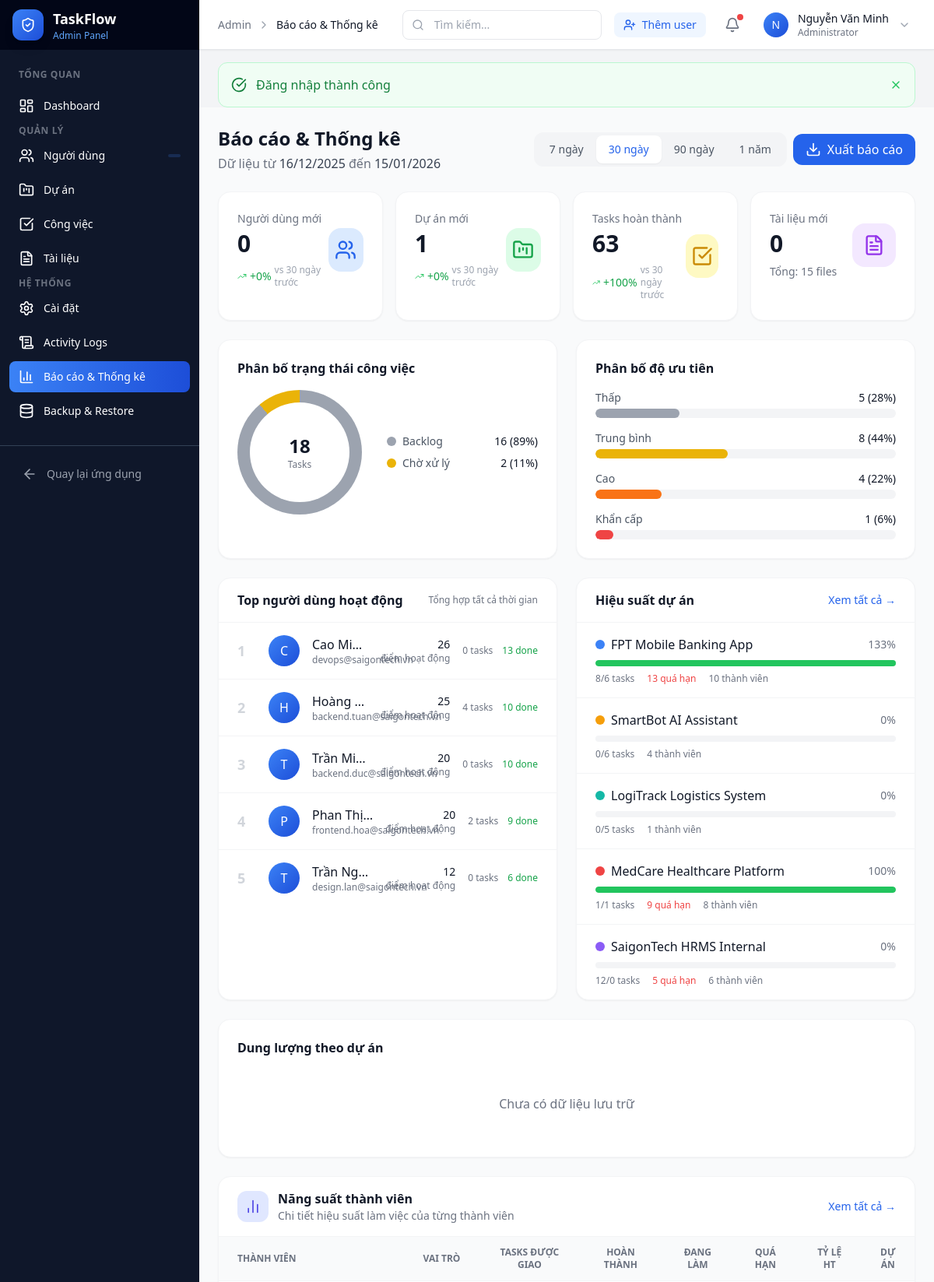
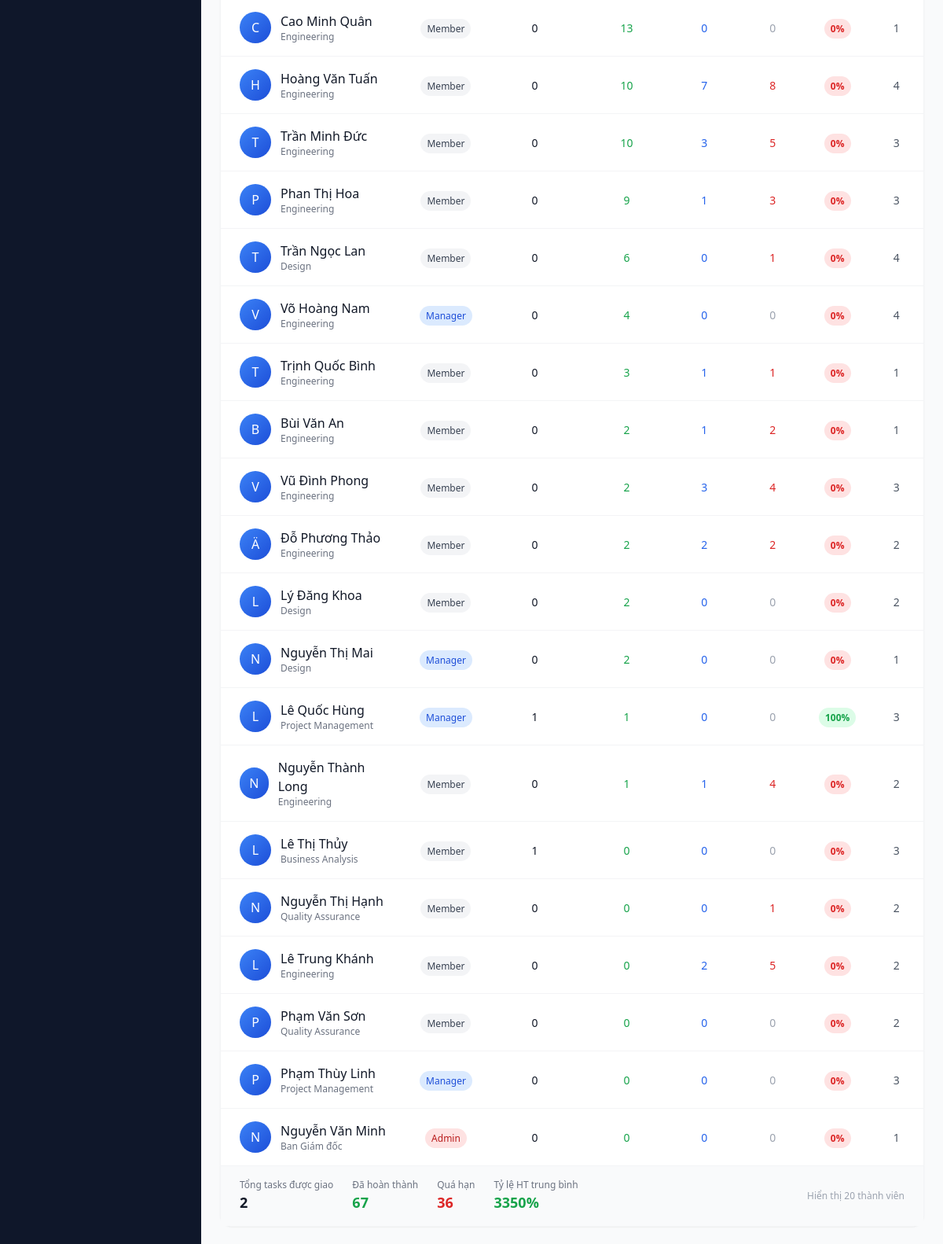
/admin/reports.php (signed in, upper part), run on the app's committed database (2 pictures, top to bottom).
### tables this page shows
CREATE TABLE `users` (
    `id` VARCHAR(36) PRIMARY KEY DEFAULT (UUID()),
    `email` VARCHAR(255) NOT NULL UNIQUE,
    `password_hash` VARCHAR(255) NOT NULL,
    `full_name` VARCHAR(100) NOT NULL,
    `avatar_url` VARCHAR(500) NULL,
    `role` ENUM('admin', 'manager', 'member', 'guest') NOT NULL DEFAULT 'member',
    `department` VARCHAR(100) NULL,
    `position` VARCHAR(100) NULL,
    `phone` VARCHAR(20) NULL,
    `is_active` TINYINT(1) NOT NULL DEFAULT 1,
    `email_verified_at` DATETIME NULL,
    `remember_token` VARCHAR(64) NULL,
    `remember_token_expiry` DATETIME NULL,
    `reset_token` VARCHAR(64) NULL,
    `reset_token_expiry` DATETIME NULL,
    `last_login_at` DATETIME NULL,
    `created_at` DATETIME DEFAULT CURRENT_TIMESTAMP,
    `updated_at` DATETIME DEFAULT CURRENT_TIMESTAMP ON UPDATE CURRENT_TIMESTAMP,
    
    INDEX `idx_users_email` (`email`),
    INDEX `idx_users_role` (`role`),
    INDEX `idx_users_is_active` (`is_active`),
    INDEX `idx_users_department` (`department`)
);

CREATE TABLE `projects` (
    `id` VARCHAR(36) PRIMARY KEY DEFAULT (UUID()),
    `name` VARCHAR(200) NOT NULL,
    `description` TEXT NULL,
    `color` VARCHAR(7) NOT NULL DEFAULT '#6366f1',
    `icon` VARCHAR(50) NULL DEFAULT 'folder',
    `status` ENUM('planning', 'active', 'on_hold', 'completed', 'cancelled') NOT NULL DEFAULT 'planning',
    `priority` ENUM('low', 'medium', 'high', 'urgent') NOT NULL DEFAULT 'medium',
    `progress` TINYINT UNSIGNED NOT NULL DEFAULT 0,
    `start_date` DATE NULL,
    `end_date` DATE NULL,
    `budget` DECIMAL(15, 2) NULL,
    `created_by` VARCHAR(36) NULL,
    `created_at` DATETIME DEFAULT CURRENT_TIMESTAMP,
    `updated_at` DATETIME DEFAULT CURRENT_TIMESTAMP ON UPDATE CURRENT_TIMESTAMP,
    
    CONSTRAINT `fk_projects_created_by` FOREIGN KEY (`created_by`) 
        REFERENCES `users`(`id`) ON DELETE SET NULL,
    
    INDEX `idx_projects_status` (`status`),
    INDEX `idx_projects_priority` (`priority`),
    INDEX `idx_projects_created_by` (`created_by`),
    INDEX `idx_projects_dates` (`start_date`, `end_date`)
);

### app/views/admin/reports.php (the view, shortened to what the rows shown need)
<div class="space-y-6">
    <div class="flex flex-col sm:flex-row sm:items-center sm:justify-between gap-4">
        <div>
            <h1 class="text-2xl font-bold text-gray-900">Báo cáo & Thống kê</h1>
        </div>
    </div>
    <div class="grid gap-6 lg:grid-cols-2">
        <div class="bg-white rounded-2xl shadow-sm border border-gray-100">
            <div class="divide-y divide-gray-100">
                <?php if (!empty($topUsers)): ?>
                    <?php foreach (array_slice($topUsers, 0, 5) as $index => $user): ?>
                    <div class="px-6 py-4 flex items-center gap-4">
                        <span class="text-lg font-bold text-gray-300 w-6"><?= $index + 1 ?></span>
                        <div class="h-10 w-10 rounded-full bg-gradient-to-br from-blue-500 to-blue-700 flex items-center justify-center text-white font-medium">
                            <?= strtoupper(substr($user['full_name'], 0, 1)) ?>
                        </div>
                        <div class="flex-1 min-w-0">
                            <p class="font-medium text-gray-900 truncate"><?= View::e($user['full_name']) ?></p>
                            <p class="text-xs text-gray-500"><?= View::e($user['email']) ?></p>
                        </div>
                        <div class="text-right">
                            <p class="text-sm font-medium text-gray-900"><?= number_format($user['activity_score'] ?? 0) ?></p>
                            <p class="text-xs text-gray-500">điểm hoạt động</p>
                        </div>
                        <div class="hidden sm:flex items-center gap-3 text-xs text-gray-500">
                            <span title="Tasks tạo"><?= $user['tasks_created'] ?? 0 ?> tasks</span>
                            <span title="Tasks hoàn thành" class="text-green-600"><?= $user['tasks_completed'] ?? 0 ?> done</span>
                        </div>
                    </div>
                    <?php endforeach; ?>
                <?php else: ?>
                    <div class="px-6 py-8 text-center text-gray-500">Chưa có dữ liệu</div>
                <?php endif; ?>
            </div>
        </div>
        <div class="bg-white rounded-2xl shadow-sm border border-gray-100">
            <div class="divide-y divide-gray-100">
                <?php if (!empty($projectStats)): ?>
                    <?php foreach (array_slice($projectStats, 0, 5) as $project):
                        $completionRate = $project['total_tasks'] > 0
                            ? round(($project['completed_tasks'] / $project['total_tasks']) * 100)
                            : 0;
                    ?>
                    <div class="px-6 py-4">
                        <div class="flex items-center justify-between mb-2">
                            <div class="flex items-center gap-2">
                                <span class="h-3 w-3 rounded-full" style="background-color: <?= $project['color'] ?? '#3b82f6' ?>"></span>
                                <span class="font-medium text-gray-900"><?= View::e($project['name']) ?></span>
                            </div>
                            <span class="text-sm text-gray-500"><?= $completionRate ?>%</span>
                        </div>
                        <div class="h-2 bg-gray-100 rounded-full overflow-hidden">
                            <div class="h-full bg-green-500 rounded-full" style="width: <?= $completionRate ?>%"></div>
                        </div>
                        <div class="flex items-center gap-4 mt-2 text-xs text-gray-500">
                            <span><?= $project['completed_tasks'] ?>/<?= $project['total_tasks'] ?> tasks</span>
                            <?php if ($project['overdue_tasks'] > 0): ?>
                            <span class="text-red-500"><?= $project['overdue_tasks'] ?> quá hạn</span>
                            <?php endif; ?>
                            <span><?= $project['member_count'] ?> thành viên</span>
                        </div>
                    </div>
                    <?php endforeach; ?>
                <?php else: ?>
                    <div class="px-6 py-8 text-center text-gray-500">Chưa có dự án</div>
                <?php endif; ?>
            </div>
        </div>
    </div>
    <div class="bg-white rounded-2xl shadow-sm border border-gray-100">
        <?php if (!empty($memberProductivity)): ?>
        <div class="overflow-x-auto">
            <table class="w-full">
                <thead class="bg-gray-50 border-b border-gray-100">
                    <tr>
                        <th class="px-6 py-3 text-left text-xs font-semibold text-gray-500 uppercase">Thành viên</th>
                        <th class="px-4 py-3 text-center text-xs font-semibold text-gray-500 uppercase">Vai trò</th>
                        <th class="px-4 py-3 text-center text-xs font-semibold text-gray-500 uppercase">Tasks được giao</th>
                        <th class="px-4 py-3 text-center text-xs font-semibold text-gray-500 uppercase">Hoàn thành</th>
                        <th class="px-4 py-3 text-center text-xs font-semibold text-gray-500 uppercase">Đang làm</th>
                        <th class="px-4 py-3 text-center text-xs font-semibold text-gray-500 uppercase">Quá hạn</th>
                        <th class="px-4 py-3 text-center text-xs font-semibold text-gray-500 uppercase">Tỷ lệ HT</th>
                        <th class="px-4 py-3 text-center text-xs font-semibold text-gray-500 uppercase">Dự án</th>
                    </tr>
                </thead>
                <tbody class="divide-y divide-gray-100">
                    <?php foreach ($memberProductivity as $member):
                        $completionRate = $member['tasks_assigned'] > 0
                            ? round(($member['tasks_completed'] / $member['tasks_assigned']) * 100)
                            : 0;
                        $rateColor = $completionRate >= 80 ? 'text-green-600 bg-green-100' :
                                    ($completionRate >= 50 ? 'text-yellow-600 bg-yellow-100' : 'text-red-600 bg-red-100');
                        $roleColors = [
                            'admin' => 'bg-red-100 text-red-700',
                            'manager' => 'bg-blue-100 text-blue-700',
                            'member' => 'bg-gray-100 text-gray-700',
                            'guest' => 'bg-gray-100 text-gray-500',
                        ];
                    ?>
                    <tr class="hover:bg-gray-50 transition-colors">
                        <td class="px-6 py-4">
                            <div class="flex items-center gap-3">
                                <div class="h-10 w-10 rounded-full bg-gradient-to-br from-blue-500 to-blue-700 flex items-center justify-center text-white font-medium">
                                    <?= strtoupper(substr($member['full_name'], 0, 1)) ?>
                                </div>
                                <div>
                                    <p class="font-medium text-gray-900"><?= View::e($member['full_name']) ?></p>
                                    <p class="text-xs text-gray-500"><?= View::e($member['department'] ?? $member['email']) ?></p>
                                </div>
                            </div>
                        </td>
                        <td class="px-4 py-4 text-center">
                            <span class="px-2 py-1 text-xs font-medium rounded-full <?= $roleColors[$member['role']] ?? 'bg-gray-100' ?>">
                                <?= ucfirst($member['role']) ?>
                            </span>
                        </td>
                        <td class="px-4 py-4 text-center">
                            <span class="text-sm font-medium text-gray-900"><?= $member['tasks_assigned'] ?></span>
                        </td>
                        <td class="px-4 py-4 text-center">
                            <span class="text-sm font-medium text-green-600"><?= $member['tasks_completed'] ?></span>
                        </td>
                        <td class="px-4 py-4 text-center">
                            <span class="text-sm font-medium text-blue-600"><?= $member['tasks_in_progress'] ?></span>
                        </td>
                        <td class="px-4 py-4 text-center">
                            <?php if ($member['tasks_overdue'] > 0): ?>
                            <span class="text-sm font-medium text-red-600"><?= $member['tasks_overdue'] ?></span>
                            <?php else: ?>
                            <span class="text-sm text-gray-400">0</span>
                            <?php endif; ?>
                        </td>
                        <td class="px-4 py-4 text-center">
                            <span class="px-2 py-1 text-xs font-bold rounded-full <?= $rateColor ?>">
                                <?= $completionRate ?>%
                            </span>
                        </td>
                        <td class="px-4 py-4 text-center">
                            <span class="text-sm text-gray-600"><?= $member['projects_joined'] ?></span>
                        </td>
                    </tr>
                    <?php endforeach; ?>
                </tbody>
            </table>
        </div>
        <?php endif; ?>
    </div>
</div>

### data on the page
users: full_name "C", full_name "Cao Mi…", email "devops@saigontech.vn", activity_score "26", tasks_created "0", tasks_completed "13", full_name "Cao Minh Quân", department "Engineering", role "Member", tasks_assigned "0", tasks_in_progress "0", completionRate "0", projects_joined "1"
users: full_name "H", full_name "Hoàng…", email "backend.tuan@saigontech.vn", activity_score "25", tasks_created "4", tasks_completed "10", full_name "Hoàng Văn Tuấn", department "Engineering", role "Member", tasks_assigned "0", tasks_in_progress "7", tasks_overdue "8", completionRate "0", projects_joined "4"
users: full_name "T", full_name "Trần Mi…", email "backend.duc@saigontech.vn", activity_score "20", tasks_created "0", tasks_completed "10", full_name "Trần Minh Đức", department "Engineering", role "Member", tasks_assigned "0", tasks_in_progress "3", tasks_overdue "5", completionRate "0", projects_joined "3"
users: full_name "P", full_name "Phan Th…", email "frontend.hoa@saigontech.vn", activity_score "20", tasks_created "2", tasks_completed "9", full_name "Phan Thị Hoa", department "Engineering", role "Member", tasks_assigned "0", tasks_in_progress "1", tasks_overdue "3", completionRate "0", projects_joined "3"
users: full_name "T", full_name "Trần Ng…", email "design.lan@saigontech.vn", activity_score "12", tasks_created "0", tasks_completed "6", full_name "Trần Ngọc Lan", department "Design", role "Member", tasks_assigned "0", tasks_in_progress "0", tasks_overdue "1", completionRate "0", projects_joined "4"
projects: name "FPT Mobile Banking App", completionRate "133", completed_tasks "8", total_tasks "6", overdue_tasks "13", member_count "10"
projects: name "SmartBot AI Assistant", completionRate "0", completed_tasks "0", total_tasks "6", member_count "4"
projects: name "LogiTrack Logistics System", completionRate "0", completed_tasks "0", total_tasks "5", member_count "1"
projects: name "MedCare Healthcare Platform", completionRate "100", completed_tasks "1", total_tasks "1", overdue_tasks "9", member_count "8"
projects: name "SaigonTech HRMS Internal", completionRate "0", completed_tasks "12", total_tasks "0", overdue_tasks "5", member_count "6"
users: full_name "V", full_name "Võ Hoàng Nam", department "Engineering", role "Manager", tasks_assigned "0", tasks_completed "4", tasks_in_progress "0", completionRate "0", projects_joined "4"
users: full_name "T", full_name "Trịnh Quốc Bình", department "Engineering", role "Member", tasks_assigned "0", tasks_completed "3", tasks_in_progress "1", tasks_overdue "1", completionRate "0", projects_joined "1"
users: full_name "B", full_name "Bùi Văn An", department "Engineering", role "Member", tasks_assigned "0", tasks_completed "2", tasks_in_progress "1", tasks_overdue "2", completionRate "0", projects_joined "1"
users: full_name "V", full_name "Vũ Đình Phong", department "Engineering", role "Member", tasks_assigned "0", tasks_completed "2", tasks_in_progress "3", tasks_overdue "4", completionRate "0", projects_joined "3"
users: full_name "Ä", full_name "Đỗ Phương Thảo", department "Engineering", role "Member", tasks_assigned "0", tasks_completed "2", tasks_in_progress "2", tasks_overdue "2", completionRate "0", projects_joined "2"
users: full_name "L", full_name "Lý Đăng Khoa", department "Design", role "Member", tasks_assigned "0", tasks_completed "2", tasks_in_progress "0", completionRate "0", projects_joined "2"
users: full_name "N", full_name "Nguyễn Thị Mai", department "Design", role "Manager", tasks_assigned "0", tasks_completed "2", tasks_in_progress "0", completionRate "0", projects_joined "1"
users: full_name "L", full_name "Lê Quốc Hùng", department "Project Management", role "Manager", tasks_assigned "1", tasks_completed "1", tasks_in_progress "0", completionRate "100", projects_joined "3"
users: full_name "N", full_name "Nguyễn Thành Long", department "Engineering", role "Member", tasks_assigned "0", tasks_completed "1", tasks_in_progress "1", tasks_overdue "4", completionRate "0", projects_joined "2"
users: full_name "L", full_name "Lê Thị Thủy", department "Business Analysis", role "Member", tasks_assigned "1", tasks_completed "0", tasks_in_progress "0", completionRate "0", projects_joined "3"
users: full_name "N", full_name "Nguyễn Thị Hạnh", department "Quality Assurance", role "Member", tasks_assigned "0", tasks_completed "0", tasks_in_progress "0", tasks_overdue "1", completionRate "0", projects_joined "2"
users: full_name "L", full_name "Lê Trung Khánh", department "Engineering", role "Member", tasks_assigned "0", tasks_completed "0", tasks_in_progress "2", tasks_overdue "5", completionRate "0", projects_joined "2"
users: full_name "P", full_name "Phạm Văn Sơn", department "Quality Assurance", role "Member", tasks_assigned "0", tasks_completed "0", tasks_in_progress "0", completionRate "0", projects_joined "2"
users: full_name "P", full_name "Phạm Thùy Linh", department "Project Management", role "Manager", tasks_assigned "0", tasks_completed "0", tasks_in_progress "0", completionRate "0", projects_joined "3"
users: full_name "N", full_name "Nguyễn Văn Minh", department "Ban Giám đốc", role "Admin", tasks_assigned "0", tasks_completed "0", tasks_in_progress "0", completionRate "0", projects_joined "1"

### other printed values
View::e($pageTitle ?? 'Dashboard') "Báo cáo & Thống kê"
substr($userName, 0, 1) "N"
View::e($userName) "Nguyễn Văn Minh"
View::e($success) "Đăng nhập thành công"
date('d/m/Y', strtotime($range['start'])) "16/12/2025"
date('d/m/Y', strtotime($range['end'])) "15/01/2026"
$overview['new_users'] "0"
$usersGrowth "0"
$vsLabel "30 ngày trước"
$overview['new_projects'] "1"
$projectsGrowth "0"
$overview['completed_tasks'] "63"
$tasksGrowth "100"
$overview['new_documents'] "0"
$overview['total_documents'] "15"
